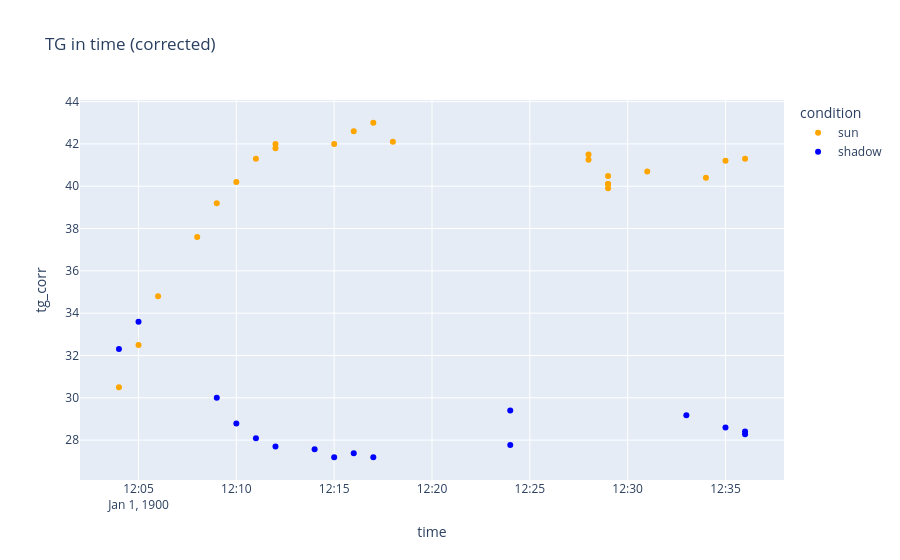

Notebook code for this chart:
### Code cell
# Convert time to datetime
df["time"] = pd.to_datetime(df["time"], format="%H:%M")

fig = px.scatter(
    df,
    x="time",
    y="tg_corr",
    color="condition",
    color_discrete_map={
        "sun": "orange",
        "shadow": "blue"
    },
    hover_data=["TG", "tg_corr", "wind"],
    title="TG in time (corrected)"
)

fig.show()

### Figure 1 — Plotly figure (JSON) as saved in the notebook; plotly's stock layout.template omitted (floating-point values rounded to 4 significant figures)
{"data": [{"customdata": [[30.5, NaN], [32.5, NaN], [34.8, NaN], [37.6, 0.0], [39.2, 0.0], [40.2, 0.0], [41.3, 0.4], [42.0, 0.0], [41.8, 0.0], [42.0, 0.0], [42.6, 0.7], [43.0, 0.0], [42.1, 0.0], [49.4, 0.0], [41.5, 0.0], [48.2, 0.0], [40.1, 0.0], [47.3, 0.2], [40.1, 0.2], [40.7, 0.0], [40.4, 0.3], [41.2, 0.0], [41.3, 0.0]], "hovertemplate": "condition=sun<br>time=%{x}<br>tg_corr=%{y}<br>TG=%{customdata[0]}<br>wind=%{customdata[1]}<extra></extra>", "legendgroup": "sun", "marker": {"color": "orange", "symbol": "circle"}, "mode": "markers", "name": "sun", "orientation": "v", "showlegend": true, "type": "scatter", "x": ["1900-01-01T12:04:00.000000000", "1900-01-01T12:05:00.000000000", "1900-01-01T12:06:00.000000000", "1900-01-01T12:08:00.000000000", "1900-01-01T12:09:00.000000000", "1900-01-01T12:10:00.000000000", "1900-01-01T12:11:00.000000000", "1900-01-01T12:12:00.000000000", "1900-01-01T12:12:00.000000000", "1900-01-01T12:15:00.000000000", "1900-01-01T12:16:00.000000000", "1900-01-01T12:17:00.000000000", "1900-01-01T12:18:00.000000000", "1900-01-01T12:28:00.000000000", "1900-01-01T12:28:00.000000000", "1900-01-01T12:29:00.000000000", "1900-01-01T12:29:00.000000000", "1900-01-01T12:29:00.000000000", "1900-01-01T12:29:00.000000000", "1900-01-01T12:31:00.000000000", "1900-01-01T12:34:00.000000000", "1900-01-01T12:35:00.000000000", "1900-01-01T12:36:00.000000000"], "xaxis": "x", "y": [30.5, 32.5, 34.8, 37.6, 39.2, 40.2, 41.3, 42.0, 41.8, 42.0, 42.6, 43.0, 42.1, 41.25, 41.5, 40.48, 40.1, 39.91, 40.1, 40.7, 40.4, 41.2, 41.3], "yaxis": "y"}, {"customdata": [[35.4, NaN], [33.6, NaN], [31.8, 0.3], [29.9, 0.5], [28.8, 0.0], [28.2, 0.0], [28.0, 0.0], [27.4, 0.0], [27.7, 0.0], [27.4, 0.0], [28.3, 0.0], [29.4, 0.0], [30.5, 0.0], [29.6, 0.0], [29.3, 0.2], [29.1, 0.0]], "hovertemplate": "condition=shadow<br>time=%{x}<br>tg_corr=%{y}<br>TG=%{customdata[0]}<br>wind=%{customdata[1]}<extra></extra>", "legendgroup": "shadow", "marker": {"color": "blue", "symbol": "circle"}, "mode": "markers", "name": "shadow", "orientation": "v", "showlegend": true, "type": "scatter", "x": ["1900-01-01T12:04:00.000000000", "1900-01-01T12:05:00.000000000", "1900-01-01T12:09:00.000000000", "1900-01-01T12:10:00.000000000", "1900-01-01T12:11:00.000000000", "1900-01-01T12:12:00.000000000", "1900-01-01T12:14:00.000000000", "1900-01-01T12:15:00.000000000", "1900-01-01T12:16:00.000000000", "1900-01-01T12:17:00.000000000", "1900-01-01T12:24:00.000000000", "1900-01-01T12:24:00.000000000", "1900-01-01T12:33:00.000000000", "1900-01-01T12:35:00.000000000", "1900-01-01T12:36:00.000000000", "1900-01-01T12:36:00.000000000"], "xaxis": "x", "y": [32.3, 33.6, 30.0, 28.79, 28.08, 27.7, 27.57, 27.19, 27.38, 27.19, 27.76, 29.4, 29.17, 28.6, 28.4, 28.28], "yaxis": "y"}], "layout": {"legend": {"title": {"text": "condition"}, "tracegroupgap": 0}, "title": {"text": "TG in time (corrected)"}, "xaxis": {"anchor": "y", "domain": [0, 1], "title": {"text": "time"}}, "yaxis": {"anchor": "x", "domain": [0, 1], "title": {"text": "tg_corr"}}}}
